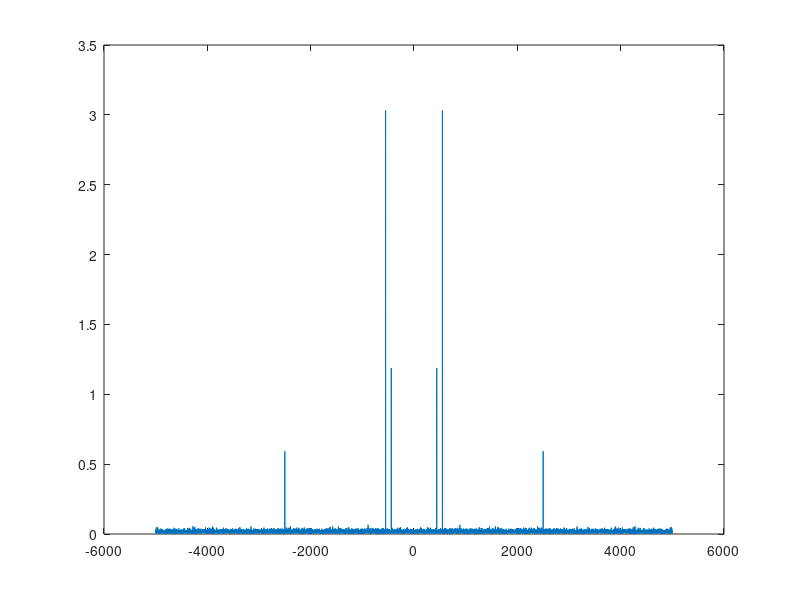

The MATLAB source for this figure:
clear all
close all
clc


fe = 1e4;
te = 1/fe;
N = 10000;

t = (0:N-1)*te;

 X= 1.2*cos(2*pi *440*t+1.2)+3*cos(2*pi*550*t)+0.6*cos(2*pi*2500*t);
%  plot(t,X,'.')

 y = fft(X);

  f = (0:N-1)*fe/N;

%  plot(f,abs(y))





 fshift = (-N/2:(N/2)-1)*fe/N;
%   plot(fshift,fftshift(2*abs(y)/N))

 noise = randn(size(X));
%  plot(noise)

  Xnoise = X + noise;
  ynoise = fft(Xnoise);
 plot(fshift,fftshift(2*abs(ynoise)/N))


